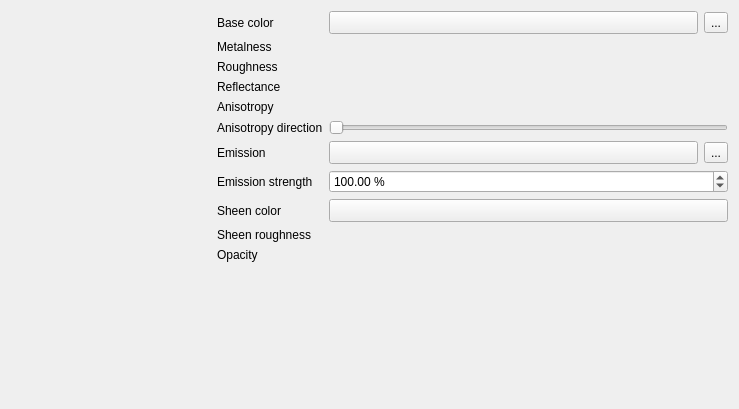
<?xml version="1.0" encoding="UTF-8"?>
<ui version="4.0">
 <class>MetalRoughMaterialWidget</class>
 <widget class="QWidget" name="MetalRoughMaterialWidget">
  <property name="geometry">
   <rect>
    <x>0</x>
    <y>0</y>
    <width>739</width>
    <height>409</height>
   </rect>
  </property>
  <property name="windowTitle">
   <string notr="true">Form</string>
  </property>
  <layout class="QGridLayout" name="gridLayout">
   <item row="0" column="0" rowspan="12">
    <widget class="QgsMaterialPreviewWidget" name="mPreviewWidget" native="true">
     <property name="minimumSize">
      <size>
       <width>200</width>
       <height>200</height>
      </size>
     </property>
    </widget>
   </item>
   <item row="3" column="2" colspan="2">
    <widget class="QgsPercentageWidget" name="mReflectanceWidget" native="true">
     <property name="focusPolicy">
      <enum>Qt::FocusPolicy::StrongFocus</enum>
     </property>
    </widget>
   </item>
   <item row="6" column="1">
    <widget class="QLabel" name="lblSpecular_2">
     <property name="text">
      <string>Emission</string>
     </property>
    </widget>
   </item>
   <item row="8" column="1">
    <widget class="QLabel" name="lblSpecular_4">
     <property name="text">
      <string>Sheen color</string>
     </property>
    </widget>
   </item>
   <item row="7" column="2" colspan="2">
    <widget class="QgsDoubleSpinBox" name="mEmissionStrengthSpinBox">
     <property name="toolTip">
      <string>Scaling factor for the emission effect.</string>
     </property>
     <property name="suffix">
      <string> %</string>
     </property>
     <property name="minimum">
      <double>0.010000000000000</double>
     </property>
     <property name="maximum">
      <double>100000.000000000000000</double>
     </property>
     <property name="singleStep">
      <double>1.000000000000000</double>
     </property>
     <property name="value">
      <double>100.000000000000000</double>
     </property>
    </widget>
   </item>
   <item row="9" column="1">
    <widget class="QLabel" name="lblSpecular_5">
     <property name="text">
      <string>Sheen roughness</string>
     </property>
    </widget>
   </item>
   <item row="0" column="1">
    <widget class="QLabel" name="lblSpecular">
     <property name="text">
      <string>Base color</string>
     </property>
    </widget>
   </item>
   <item row="0" column="2">
    <widget class="QgsColorButton" name="mButtonBaseColor">
     <property name="sizePolicy">
      <sizepolicy hsizetype="Expanding" vsizetype="Fixed">
       <horstretch>0</horstretch>
       <verstretch>0</verstretch>
      </sizepolicy>
     </property>
     <property name="minimumSize">
      <size>
       <width>120</width>
       <height>0</height>
      </size>
     </property>
    </widget>
   </item>
   <item row="1" column="2" colspan="2">
    <widget class="QgsPercentageWidget" name="mMetalnessWidget" native="true">
     <property name="focusPolicy">
      <enum>Qt::FocusPolicy::StrongFocus</enum>
     </property>
    </widget>
   </item>
   <item row="8" column="2" colspan="2">
    <widget class="QgsColorButton" name="mButtonSheenColor">
     <property name="sizePolicy">
      <sizepolicy hsizetype="Expanding" vsizetype="Fixed">
       <horstretch>0</horstretch>
       <verstretch>0</verstretch>
      </sizepolicy>
     </property>
     <property name="minimumSize">
      <size>
       <width>120</width>
       <height>0</height>
      </size>
     </property>
    </widget>
   </item>
   <item row="3" column="1">
    <widget class="QLabel" name="lblRoughness_3">
     <property name="text">
      <string>Reflectance</string>
     </property>
    </widget>
   </item>
   <item row="6" column="2">
    <widget class="QgsColorButton" name="mButtonEmissionColor">
     <property name="sizePolicy">
      <sizepolicy hsizetype="Expanding" vsizetype="Fixed">
       <horstretch>0</horstretch>
       <verstretch>0</verstretch>
      </sizepolicy>
     </property>
     <property name="minimumSize">
      <size>
       <width>120</width>
       <height>0</height>
      </size>
     </property>
    </widget>
   </item>
   <item row="10" column="2" colspan="2">
    <widget class="QgsOpacityWidget" name="mOpacityWidget" native="true">
     <property name="focusPolicy">
      <enum>Qt::FocusPolicy::StrongFocus</enum>
     </property>
    </widget>
   </item>
   <item row="4" column="1">
    <widget class="QLabel" name="lblRoughness_4">
     <property name="text">
      <string>Anisotropy</string>
     </property>
    </widget>
   </item>
   <item row="4" column="2" colspan="2">
    <widget class="QgsPercentageWidget" name="mAnisotropyWidget" native="true">
     <property name="focusPolicy">
      <enum>Qt::FocusPolicy::StrongFocus</enum>
     </property>
    </widget>
   </item>
   <item row="5" column="1">
    <widget class="QLabel" name="lblRoughness_5">
     <property name="text">
      <string>Anisotropy direction</string>
     </property>
    </widget>
   </item>
   <item row="0" column="3">
    <widget class="QgsPropertyOverrideButton" name="mBaseColorDataDefinedButton">
     <property name="text">
      <string>...</string>
     </property>
    </widget>
   </item>
   <item row="6" column="3">
    <widget class="QgsPropertyOverrideButton" name="mEmissionColorDataDefinedButton">
     <property name="text">
      <string>...</string>
     </property>
    </widget>
   </item>
   <item row="2" column="1">
    <widget class="QLabel" name="lblRoughness">
     <property name="text">
      <string>Roughness</string>
     </property>
    </widget>
   </item>
   <item row="5" column="2" colspan="2">
    <widget class="QSlider" name="mAnisotropyRotationWidget">
     <property name="maximum">
      <number>360</number>
     </property>
     <property name="orientation">
      <enum>Qt::Orientation::Horizontal</enum>
     </property>
    </widget>
   </item>
   <item row="10" column="1">
    <widget class="QLabel" name="lblRoughness_2">
     <property name="text">
      <string>Opacity</string>
     </property>
    </widget>
   </item>
   <item row="7" column="1">
    <widget class="QLabel" name="lblSpecular_3">
     <property name="text">
      <string>Emission strength</string>
     </property>
    </widget>
   </item>
   <item row="11" column="1">
    <spacer name="verticalSpacer">
     <property name="orientation">
      <enum>Qt::Orientation::Vertical</enum>
     </property>
     <property name="sizeHint" stdset="0">
      <size>
       <width>20</width>
       <height>40</height>
      </size>
     </property>
    </spacer>
   </item>
   <item row="1" column="1">
    <widget class="QLabel" name="lblMetalness">
     <property name="text">
      <string>Metalness</string>
     </property>
    </widget>
   </item>
   <item row="2" column="2" colspan="2">
    <widget class="QgsPercentageWidget" name="mRoughnessWidget" native="true">
     <property name="focusPolicy">
      <enum>Qt::FocusPolicy::StrongFocus</enum>
     </property>
    </widget>
   </item>
   <item row="9" column="2" colspan="2">
    <widget class="QgsPercentageWidget" name="mSheenRoughnessWidget" native="true">
     <property name="focusPolicy">
      <enum>Qt::FocusPolicy::StrongFocus</enum>
     </property>
    </widget>
   </item>
  </layout>
 </widget>
 <customwidgets>
  <customwidget>
   <class>QgsMaterialPreviewWidget</class>
   <extends>QWidget</extends>
   <header>qgsmaterialpreviewwidget.h</header>
   <container>1</container>
  </customwidget>
  <customwidget>
   <class>QgsDoubleSpinBox</class>
   <extends>QDoubleSpinBox</extends>
   <header>qgsdoublespinbox.h</header>
  </customwidget>
  <customwidget>
   <class>QgsOpacityWidget</class>
   <extends>QWidget</extends>
   <header>qgsopacitywidget.h</header>
   <container>1</container>
  </customwidget>
  <customwidget>
   <class>QgsColorButton</class>
   <extends>QToolButton</extends>
   <header>qgscolorbutton.h</header>
   <container>1</container>
  </customwidget>
  <customwidget>
   <class>QgsPercentageWidget</class>
   <extends>QWidget</extends>
   <header>qgspercentagewidget.h</header>
   <container>1</container>
  </customwidget>
  <customwidget>
   <class>QgsPropertyOverrideButton</class>
   <extends>QToolButton</extends>
   <header>qgspropertyoverridebutton.h</header>
  </customwidget>
 </customwidgets>
 <tabstops>
  <tabstop>mButtonBaseColor</tabstop>
  <tabstop>mBaseColorDataDefinedButton</tabstop>
  <tabstop>mMetalnessWidget</tabstop>
  <tabstop>mRoughnessWidget</tabstop>
  <tabstop>mReflectanceWidget</tabstop>
  <tabstop>mAnisotropyWidget</tabstop>
  <tabstop>mAnisotropyRotationWidget</tabstop>
  <tabstop>mButtonEmissionColor</tabstop>
  <tabstop>mEmissionColorDataDefinedButton</tabstop>
  <tabstop>mEmissionStrengthSpinBox</tabstop>
  <tabstop>mButtonSheenColor</tabstop>
  <tabstop>mSheenRoughnessWidget</tabstop>
  <tabstop>mOpacityWidget</tabstop>
 </tabstops>
 <resources/>
 <connections/>
</ui>
